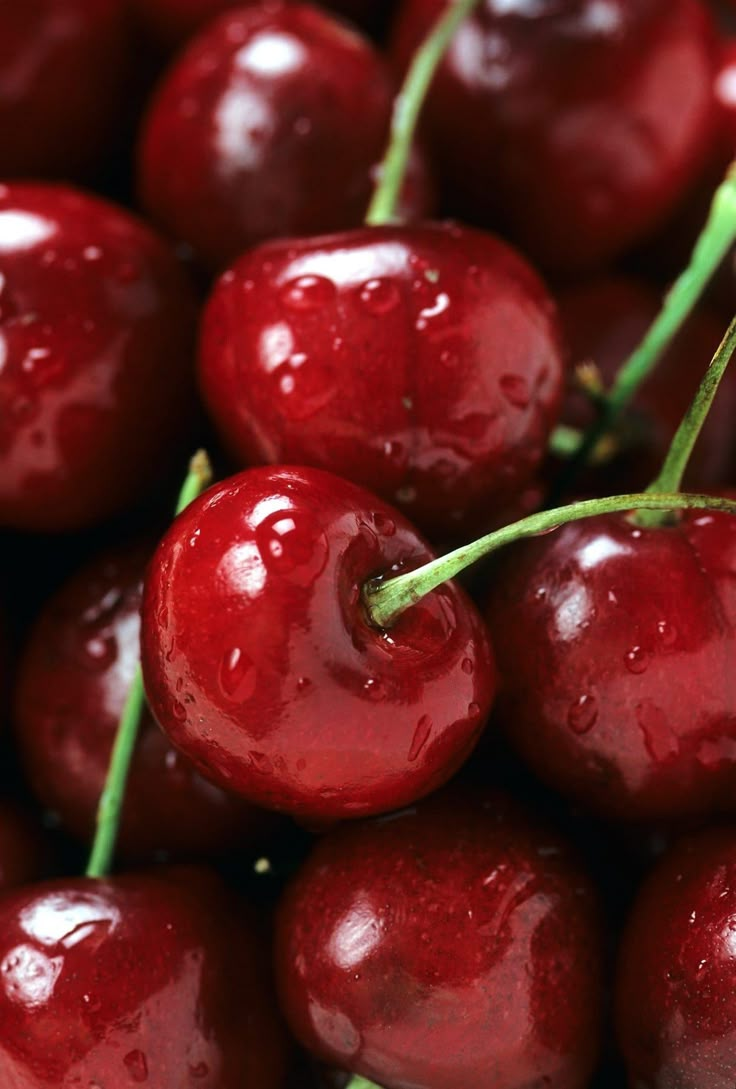
#> input picture test5.jpg, 736 x 1089 px, found by its file name
$ python 'Dominant colour detection.py'
#> lines starting #> are read from the running program, lines starting #| are printed output that depends on the picture
import cv2
import numpy as np
from sklearn.cluster import KMeans
from scipy.spatial import KDTree

# Expanded color dictionary with more colors and their RGB values
COLOR_NAMES = {
    "Red": (255, 0, 0), "Green": (0, 255, 0), "Blue": (0, 0, 255),
    "Yellow": (255, 255, 0), "Cyan": (0, 255, 255), "Magenta": (255, 0, 255),
    "Black": (0, 0, 0), "White": (255, 255, 255), "Gray": (128, 128, 128),
    "Orange": (255, 165, 0), "Pink": (255, 192, 203), "Purple": (128, 0, 128),
    "Brown": (165, 42, 42), "Lime": (0, 255, 0), "Navy": (0, 0, 128),
    "Teal": (0, 128, 128), "Olive": (128, 128, 0), "Maroon": (128, 0, 0),
    "Silver": (192, 192, 192), "Gold": (255, 215, 0), "Beige": (245, 245, 220),
    "Coral": (255, 127, 80), "Turquoise": (64, 224, 208), "Indigo": (75, 0, 130),
    "Lavender": (230, 230, 250), "Chocolate": (210, 105, 30), "Salmon": (250, 128, 114),
    "Crimson": (220, 20, 60), "Orchid": (218, 112, 214), "Dark Green": (0, 100, 0),
    "Deep Pink": (255, 20, 147), "Light Blue": (173, 216, 230), "Sky Blue": (135, 206, 235),
    "Forest Green": (34, 139, 34), "Tomato": (255, 99, 71), "Dark Orange": (255, 140, 0),
    "Slate Gray": (112, 128, 144), "Sea Green": (46, 139, 87), "Midnight Blue": (25, 25, 112),
}

# Mood dictionary mapping colors to moods
COLOR_MOODS = {
    "Red": "Passion, Energy, Excitement",
    "Green": "Nature, Growth, Harmony",
    "Blue": "Calm, Trust, Serenity",
    "Yellow": "Happiness, Optimism, Creativity",
    "Cyan": "Refreshment, Clarity, Communication",
    "Magenta": "Imagination, Innovation, Spirituality",
    "Black": "Mystery, Elegance, Power",
    "White": "Purity, Simplicity, Cleanliness",
    "Gray": "Neutrality, Balance, Sophistication",
    "Orange": "Enthusiasm, Fun, Warmth",
    "Pink": "Love, Compassion, Playfulness",
    "Purple": "Royalty, Luxury, Ambition",
    "Brown": "Stability, Reliability, Comfort",
    "Lime": "Freshness, Zest, Vitality",
    "Navy": "Professionalism, Confidence, Authority",
    "Teal": "Sophistication, Healing, Protection",
    "Olive": "Peace, Wisdom, Resilience",
    "Maroon": "Strength, Courage, Passion",
    "Silver": "Modern, Futuristic, High-tech",
    "Gold": "Wealth, Success, Prosperity",
    "Beige": "Relaxation, Warmth, Neutrality",
    "Coral": "Warmth, Sociability, Approachability",
    "Turquoise": "Calmness, Clarity, Emotional Balance",
    "Indigo": "Intuition, Depth, Mystery",
    "Lavender": "Grace, Elegance, Femininity",
    "Chocolate": "Comfort, Reliability, Earthiness",
    "Salmon": "Warmth, Friendliness, Approachability",
    "Crimson": "Power, Love, Intensity",
    "Orchid": "Luxury, Mystery, Creativity",
    "Dark Green": "Prestige, Wealth, Stability",
    "Deep Pink": "Romance, Playfulness, Boldness",
    "Light Blue": "Peace, Tranquility, Softness",
    "Sky Blue": "Openness, Freedom, Inspiration",
    "Forest Green": "Nature, Freshness, Renewal",
    "Tomato": "Energy, Warmth, Vibrancy",
    "Dark Orange": "Adventure, Confidence, Success",
    "Slate Gray": "Formality, Professionalism, Neutrality",
    "Sea Green": "Refreshment, Healing, Renewal",
    "Midnight Blue": "Dignity, Intelligence, Authority",
}

# Function to find the closest color name
def get_closest_color(rgb):
    color_tree = KDTree(list(COLOR_NAMES.values()))
    _, idx = color_tree.query(rgb)
    return list(COLOR_NAMES.keys())[idx]

# Step 1: Load Image
image_path = "images/test5.jpg"  # Change this to your image path
image = cv2.imread(image_path)
#> image is the input picture: shape (1089, 736, 3); mean B, G, R 28.1, 32.7, 95.1
image = cv2.cvtColor(image, cv2.COLOR_BGR2RGB)  # Convert BGR to RGB

# Step 2: Resize and Reshape Image for K-Means
image_resized = cv2.resize(image, (300, 300))
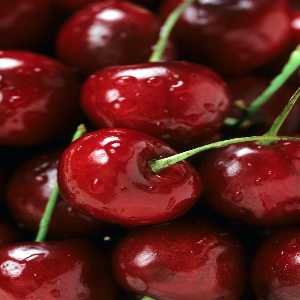
#> image_resized: shape (300, 300, 3); mean R, G, B 94.9, 32.6, 28
pixels = image_resized.reshape(-1, 3)  # Convert image to a list of pixels

# Step 3: Apply K-Means Clustering to Find Dominant Color
kmeans = KMeans(n_clusters=1, random_state=42, n_init=10)  # 1 cluster for the most dominant color
kmeans.fit(pixels)
dominant_color = kmeans.cluster_centers_[0].astype(int)  # Get RGB values

# Convert to HEX
hex_color = "#{:02x}{:02x}{:02x}".format(*dominant_color)

# Get Color Name
color_name = get_closest_color(dominant_color)

# Get Mood
color_mood = COLOR_MOODS.get(color_name, "Mood not defined for this color")

# Step 4: Prepare Text
text1 = f"Dominant Color: {color_name}"
text2 = f"RGB({dominant_color[0]}, {dominant_color[1]}, {dominant_color[2]})"
text3 = f"HEX: {hex_color}"
text4 = f"Mood: {color_mood}"

# Step 5: Draw a Background Box for Text
cv2.rectangle(image_resized, (5, 5), (280, 100), (0, 0, 0), -1)  # Black box for better visibility
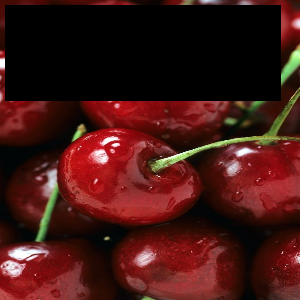
#> image_resized: shape (300, 300, 3); mean R, G, B 66.7, 22.6, 19.1

# Step 6: Write Text on Image
font_scale = 0.5
font_thickness = 1
text_color = (255, 255, 255)  # White text

cv2.putText(image_resized, text1, (10, 20), cv2.FONT_HERSHEY_SIMPLEX, font_scale, text_color, font_thickness)
cv2.putText(image_resized, text2, (10, 40), cv2.FONT_HERSHEY_SIMPLEX, font_scale, text_color, font_thickness)
cv2.putText(image_resized, text3, (10, 60), cv2.FONT_HERSHEY_SIMPLEX, font_scale, text_color, font_thickness)
cv2.putText(image_resized, text4, (10, 80), cv2.FONT_HERSHEY_SIMPLEX, font_scale, text_color, font_thickness)
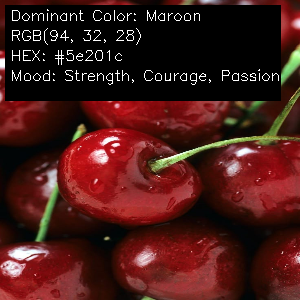
#> image_resized: shape (300, 300, 3); mean R, G, B 71, 26.9, 23.4

# Step 7: Show Image
cv2.imshow("Dominant Color", cv2.cvtColor(image_resized, cv2.COLOR_RGB2BGR))  # Convert back to BGR for OpenCV display
cv2.waitKey(0)
cv2.destroyAllWindows()

$ run again, with test7.jpg copied over test5.jpg
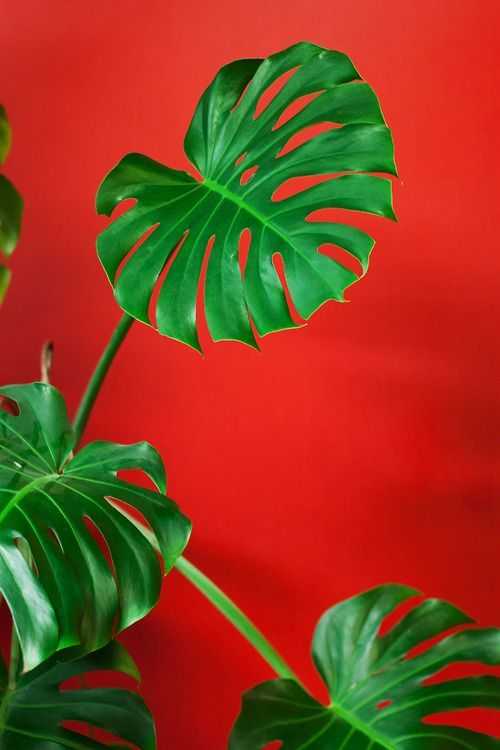
#> input picture test7.jpg, 500 x 750 px, found by its file name
#> image is the input picture: shape (750, 500, 3); mean B, G, R 30.8, 62.8, 142.2
#> `image_resized = cv2.resize(image, (300, 300))`:
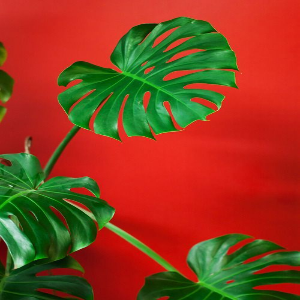
#> image_resized: shape (300, 300, 3); mean R, G, B 142.2, 62.7, 30.7
#> `cv2.putText(image_resized, text4, (10, 80), cv2.FONT_HERSHEY_SIMPLEX, ..`:
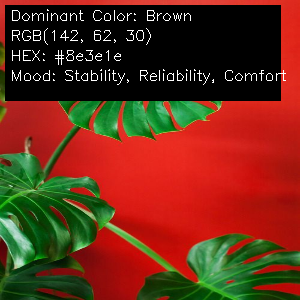
#> image_resized: shape (300, 300, 3); mean R, G, B 102.7, 44.5, 23.7
